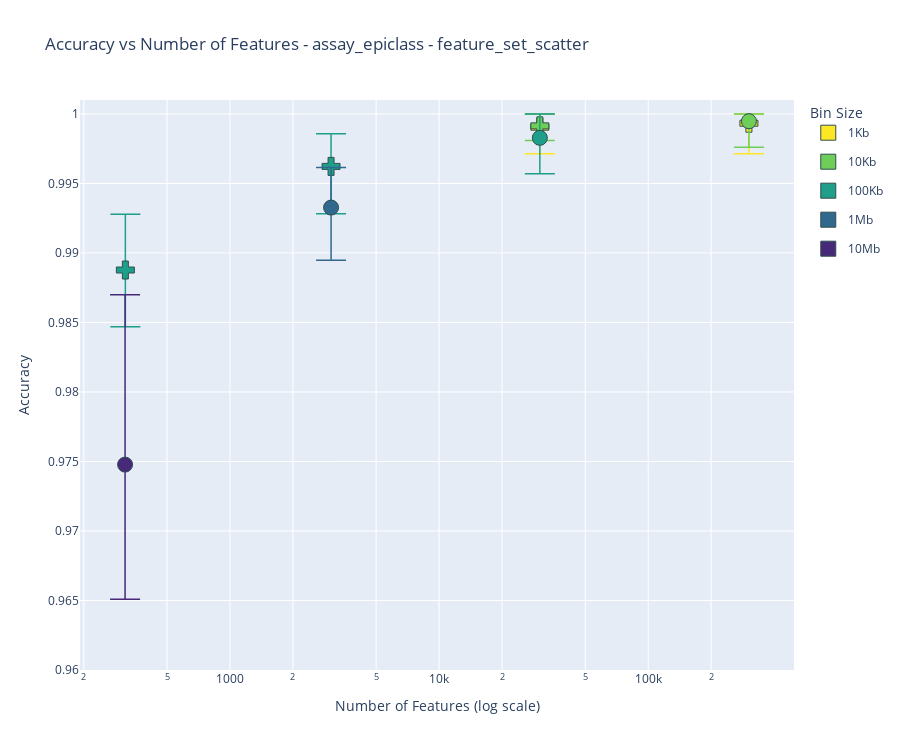
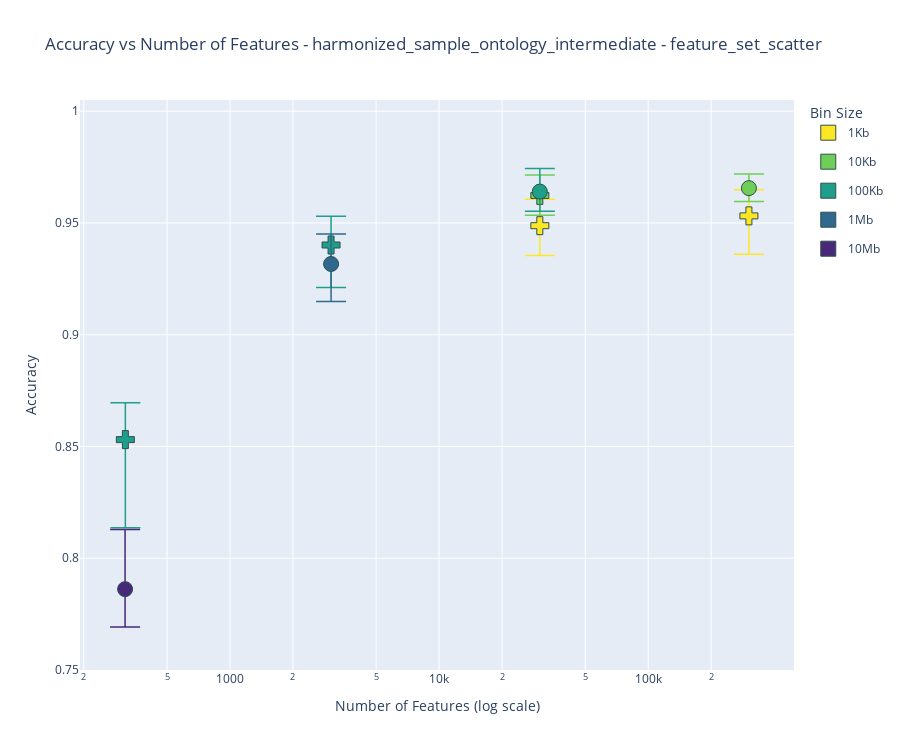
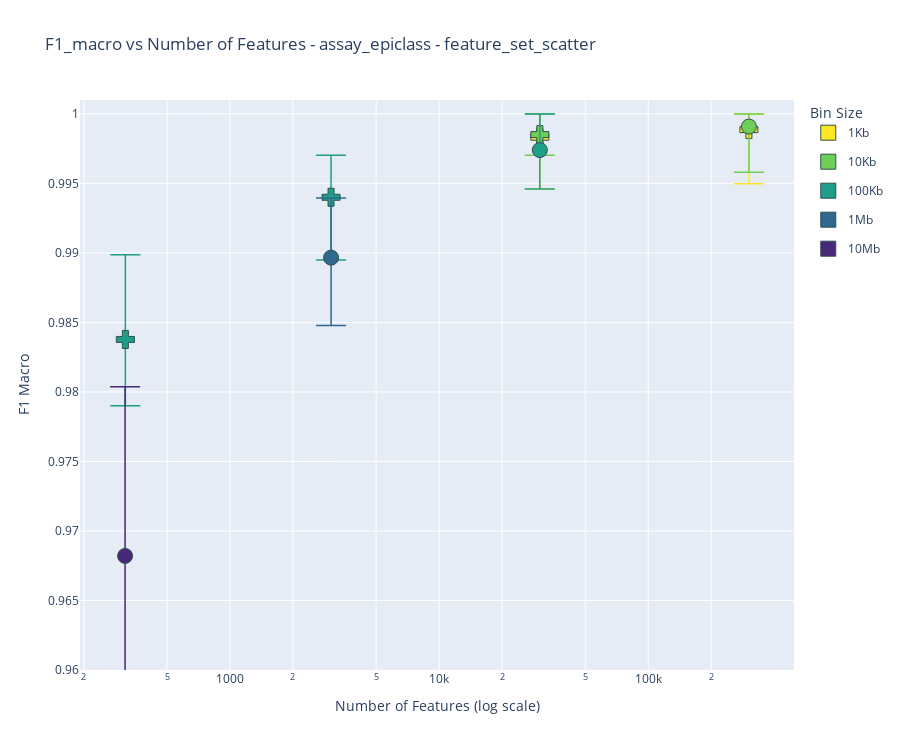
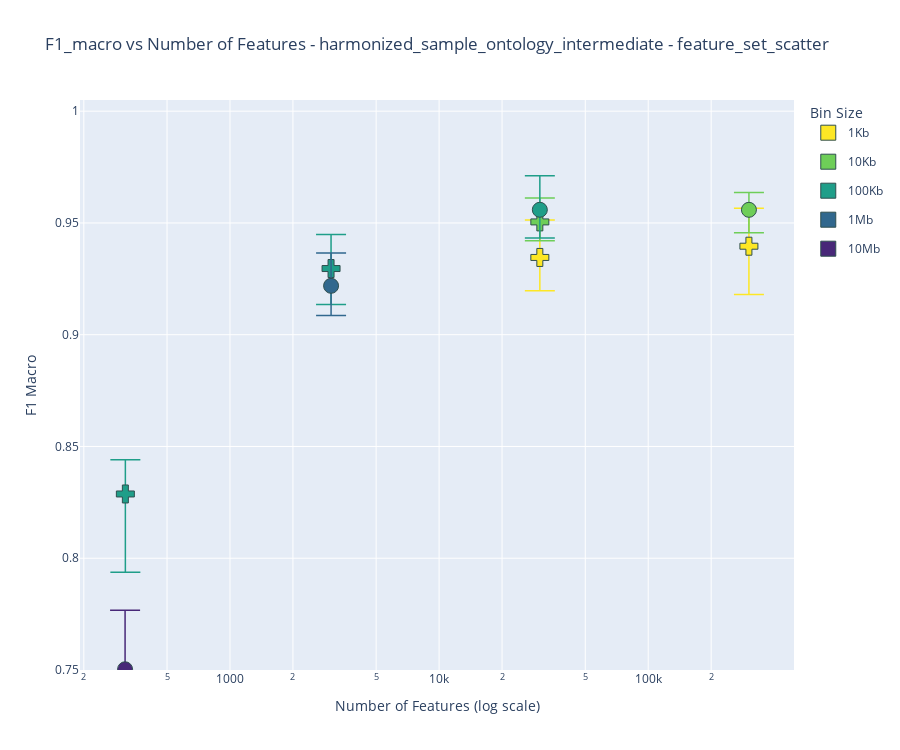

Notebook code cell kept with these figures, in order:
### Code cell
for metric in ["Accuracy", "F1_macro"]:
    graph_feature_set_scatter(
        all_metrics=metrics_fig1c,  # type: ignore
        input_sizes=input_sizes,
        metric_to_plot=metric,
        name="feature_set_scatter",
        # logdir=logdir,
    )

### Figure 1 — Plotly figure (JSON) as saved in the notebook; plotly's stock layout.template omitted (floating-point values rounded to 4 significant figures)
{"data": [{"customdata": [[0.9971, 1, 1000], [0.9971, 1, 1000]], "error_y": {"array": [0.0009558, 0.00067], "arrayminus": [0.001915, 0.002201], "color": "#fde725", "symmetric": false, "thickness": 1.5, "type": "data", "visible": true, "width": 15}, "hovertemplate": "<b>%{text}</b><br><br>Num Features: %{x:,.0f}<br>Accuracy: %{y:.4f}<br>Bin Size: %{customdata[2]:,.0f} bp<br>Accuracy Range (10-fold): %{customdata[0]:.4f} - %{customdata[1]:.4f}<extra></extra>", "legendgroup": "1Kb", "marker": {"color": "#fde725", "line": {"color": "DarkSlateGrey", "width": 1}, "size": 15, "symbol": ["cross", "cross"]}, "mode": "markers", "name": "1Kb", "showlegend": false, "text": ["1kb_random_n30321", "1kb_random_n303114"], "type": "scatter", "x": [30321, 303112], "y": [0.999, 0.9993]}, {"customdata": [[0.9981, 1, 10000], [0.9976, 1, 10000]], "error_y": {"array": [0.0008603, 0.0005264], "arrayminus": [0.001054, 0.001866], "color": "#6ece58", "symmetric": false, "thickness": 1.5, "type": "data", "visible": true, "width": 15}, "hovertemplate": "<b>%{text}</b><br><br>Num Features: %{x:,.0f}<br>Accuracy: %{y:.4f}<br>Bin Size: %{customdata[2]:,.0f} bp<br>Accuracy Range (10-fold): %{customdata[0]:.4f} - %{customdata[1]:.4f}<extra></extra>", "legendgroup": "10Kb", "marker": {"color": "#6ece58", "line": {"color": "DarkSlateGrey", "width": 1}, "size": 15, "symbol": ["cross", "circle"]}, "mode": "markers", "name": "10Kb", "showlegend": false, "text": ["10kb_random_n30321", "10kb_all"], "type": "scatter", "x": [30320, 303114], "y": [0.9991, 0.9995]}, {"customdata": [[0.9847, 0.9928, 100000], [0.9928, 0.9986, 100000], [0.9957, 1, 100000]], "error_y": {"array": [0.004005, 0.002339, 0.001722], "arrayminus": [0.004074, 0.003402, 0.002584], "color": "#1f9e89", "symmetric": false, "thickness": 1.5, "type": "data", "visible": true, "width": 15}, "hovertemplate": "<b>%{text}</b><br><br>Num Features: %{x:,.0f}<br>Accuracy: %{y:.4f}<br>Bin Size: %{customdata[2]:,.0f} bp<br>Accuracy Range (10-fold): %{customdata[0]:.4f} - %{customdata[1]:.4f}<extra></extra>", "legendgroup": "100Kb", "marker": {"color": "#1f9e89", "line": {"color": "DarkSlateGrey", "width": 1}, "size": 15, "symbol": ["cross", "cross", "circle"]}, "mode": "markers", "name": "100Kb", "showlegend": false, "text": ["100kb_random_n316", "100kb_random_n3044", "100kb_all"], "type": "scatter", "x": [316, 3043, 30321], "y": [0.9888, 0.9962, 0.9983]}, {"customdata": [[0.9895, 0.9961, 1000000]], "error_y": {"array": [0.002885], "arrayminus": [0.003788], "color": "#31688e", "symmetric": false, "thickness": 1.5, "type": "data", "visible": true, "width": 15}, "hovertemplate": "<b>%{text}</b><br><br>Num Features: %{x:,.0f}<br>Accuracy: %{y:.4f}<br>Bin Size: %{customdata[2]:,.0f} bp<br>Accuracy Range (10-fold): %{customdata[0]:.4f} - %{customdata[1]:.4f}<extra></extra>", "legendgroup": "1Mb", "marker": {"color": "#31688e", "line": {"color": "DarkSlateGrey", "width": 1}, "size": 15, "symbol": ["circle"]}, "mode": "markers", "name": "1Mb", "showlegend": false, "text": ["1mb_all"], "type": "scatter", "x": [3044], "y": [0.9933]}, {"customdata": [[0.9651, 0.987, 10000000]], "error_y": {"array": [0.01222], "arrayminus": [0.009685], "color": "#482878", "symmetric": false, "thickness": 1.5, "type": "data", "visible": true, "width": 15}, "hovertemplate": "<b>%{text}</b><br><br>Num Features: %{x:,.0f}<br>Accuracy: %{y:.4f}<br>Bin Size: %{customdata[2]:,.0f} bp<br>Accuracy Range (10-fold): %{customdata[0]:.4f} - %{customdata[1]:.4f}<extra></extra>", "legendgroup": "10Mb", "marker": {"color": "#482878", "line": {"color": "DarkSlateGrey", "width": 1}, "size": 15, "symbol": ["circle"]}, "mode": "markers", "name": "10Mb", "showlegend": false, "text": ["10mb_all_1mb_coord"], "type": "scatter", "x": [315], "y": [0.9748]}, {"legendgroup": "1Kb", "marker": {"color": "#fde725", "line": {"color": "DarkSlateGrey", "width": 1}, "size": 15, "symbol": "square"}, "mode": "markers", "name": "1Kb", "showlegend": true, "type": "scatter", "x": [null], "y": [null]}, {"legendgroup": "10Kb", "marker": {"color": "#6ece58", "line": {"color": "DarkSlateGrey", "width": 1}, "size": 15, "symbol": "square"}, "mode": "markers", "name": "10Kb", "showlegend": true, "type": "scatter", "x": [null], "y": [null]}, {"legendgroup": "100Kb", "marker": {"color": "#1f9e89", "line": {"color": "DarkSlateGrey", "width": 1}, "size": 15, "symbol": "square"}, "mode": "markers", "name": "100Kb", "showlegend": true, "type": "scatter", "x": [null], "y": [null]}, {"legendgroup": "1Mb", "marker": {"color": "#31688e", "line": {"color": "DarkSlateGrey", "width": 1}, "size": 15, "symbol": "square"}, "mode": "markers", "name": "1Mb", "showlegend": true, "type": "scatter", "x": [null], "y": [null]}, {"legendgroup": "10Mb", "marker": {"color": "#482878", "line": {"color": "DarkSlateGrey", "width": 1}, "size": 15, "symbol": "square"}, "mode": "markers", "name": "10Mb", "showlegend": true, "type": "scatter", "x": [null], "y": [null]}], "layout": {"height": 750, "hovermode": "closest", "legend": {"title": {"text": "Bin Size"}}, "title": {"text": "Accuracy vs Number of Features - assay_epiclass - feature_set_scatter"}, "width": 900, "xaxis": {"title": {"text": "Number of Features (log scale)"}, "type": "log"}, "yaxis": {"range": [0.96, 1.001], "title": {"text": "Accuracy"}, "type": "linear"}}}

### Figure 2 — Plotly figure (JSON) as saved in the notebook; plotly's stock layout.template omitted (floating-point values rounded to 4 significant figures)
{"data": [{"customdata": [[0.9354, 0.9606, 1000], [0.936, 0.9648, 1000]], "error_y": {"array": [0.01179, 0.01165], "arrayminus": [0.01336, 0.01714], "color": "#fde725", "symmetric": false, "thickness": 1.5, "type": "data", "visible": true, "width": 15}, "hovertemplate": "<b>%{text}</b><br><br>Num Features: %{x:,.0f}<br>Accuracy: %{y:.4f}<br>Bin Size: %{customdata[2]:,.0f} bp<br>Accuracy Range (10-fold): %{customdata[0]:.4f} - %{customdata[1]:.4f}<extra></extra>", "legendgroup": "1Kb", "marker": {"color": "#fde725", "line": {"color": "DarkSlateGrey", "width": 1}, "size": 15, "symbol": ["cross", "cross"]}, "mode": "markers", "name": "1Kb", "showlegend": false, "text": ["1kb_random_n30321", "1kb_random_n303114"], "type": "scatter", "x": [30321, 303112], "y": [0.9488, 0.9532]}, {"customdata": [[0.9534, 0.9715, 10000], [0.9596, 0.9719, 10000]], "error_y": {"array": [0.009173, 0.006366], "arrayminus": [0.008892, 0.005941], "color": "#6ece58", "symmetric": false, "thickness": 1.5, "type": "data", "visible": true, "width": 15}, "hovertemplate": "<b>%{text}</b><br><br>Num Features: %{x:,.0f}<br>Accuracy: %{y:.4f}<br>Bin Size: %{customdata[2]:,.0f} bp<br>Accuracy Range (10-fold): %{customdata[0]:.4f} - %{customdata[1]:.4f}<extra></extra>", "legendgroup": "10Kb", "marker": {"color": "#6ece58", "line": {"color": "DarkSlateGrey", "width": 1}, "size": 15, "symbol": ["cross", "circle"]}, "mode": "markers", "name": "10Kb", "showlegend": false, "text": ["10kb_random_n30321", "10kb_all"], "type": "scatter", "x": [30320, 303114], "y": [0.9623, 0.9656]}, {"customdata": [[0.8137, 0.8695, 100000], [0.9211, 0.953, 100000], [0.9552, 0.9744, 100000]], "error_y": {"array": [0.01647, 0.01289, 0.01035], "arrayminus": [0.03941, 0.01901, 0.00885], "color": "#1f9e89", "symmetric": false, "thickness": 1.5, "type": "data", "visible": true, "width": 15}, "hovertemplate": "<b>%{text}</b><br><br>Num Features: %{x:,.0f}<br>Accuracy: %{y:.4f}<br>Bin Size: %{customdata[2]:,.0f} bp<br>Accuracy Range (10-fold): %{customdata[0]:.4f} - %{customdata[1]:.4f}<extra></extra>", "legendgroup": "100Kb", "marker": {"color": "#1f9e89", "line": {"color": "DarkSlateGrey", "width": 1}, "size": 15, "symbol": ["cross", "cross", "circle"]}, "mode": "markers", "name": "100Kb", "showlegend": false, "text": ["100kb_random_n316", "100kb_random_n3044", "100kb_all"], "type": "scatter", "x": [316, 3043, 30321], "y": [0.8531, 0.9401, 0.964]}, {"customdata": [[0.9149, 0.9451, 1000000]], "error_y": {"array": [0.01344], "arrayminus": [0.01674], "color": "#31688e", "symmetric": false, "thickness": 1.5, "type": "data", "visible": true, "width": 15}, "hovertemplate": "<b>%{text}</b><br><br>Num Features: %{x:,.0f}<br>Accuracy: %{y:.4f}<br>Bin Size: %{customdata[2]:,.0f} bp<br>Accuracy Range (10-fold): %{customdata[0]:.4f} - %{customdata[1]:.4f}<extra></extra>", "legendgroup": "1Mb", "marker": {"color": "#31688e", "line": {"color": "DarkSlateGrey", "width": 1}, "size": 15, "symbol": ["circle"]}, "mode": "markers", "name": "1Mb", "showlegend": false, "text": ["1mb_all"], "type": "scatter", "x": [3044], "y": [0.9316]}, {"customdata": [[0.7692, 0.8129, 10000000]], "error_y": {"array": [0.0267], "arrayminus": [0.01695], "color": "#482878", "symmetric": false, "thickness": 1.5, "type": "data", "visible": true, "width": 15}, "hovertemplate": "<b>%{text}</b><br><br>Num Features: %{x:,.0f}<br>Accuracy: %{y:.4f}<br>Bin Size: %{customdata[2]:,.0f} bp<br>Accuracy Range (10-fold): %{customdata[0]:.4f} - %{customdata[1]:.4f}<extra></extra>", "legendgroup": "10Mb", "marker": {"color": "#482878", "line": {"color": "DarkSlateGrey", "width": 1}, "size": 15, "symbol": ["circle"]}, "mode": "markers", "name": "10Mb", "showlegend": false, "text": ["10mb_all_1mb_coord"], "type": "scatter", "x": [315], "y": [0.7862]}, {"legendgroup": "1Kb", "marker": {"color": "#fde725", "line": {"color": "DarkSlateGrey", "width": 1}, "size": 15, "symbol": "square"}, "mode": "markers", "name": "1Kb", "showlegend": true, "type": "scatter", "x": [null], "y": [null]}, {"legendgroup": "10Kb", "marker": {"color": "#6ece58", "line": {"color": "DarkSlateGrey", "width": 1}, "size": 15, "symbol": "square"}, "mode": "markers", "name": "10Kb", "showlegend": true, "type": "scatter", "x": [null], "y": [null]}, {"legendgroup": "100Kb", "marker": {"color": "#1f9e89", "line": {"color": "DarkSlateGrey", "width": 1}, "size": 15, "symbol": "square"}, "mode": "markers", "name": "100Kb", "showlegend": true, "type": "scatter", "x": [null], "y": [null]}, {"legendgroup": "1Mb", "marker": {"color": "#31688e", "line": {"color": "DarkSlateGrey", "width": 1}, "size": 15, "symbol": "square"}, "mode": "markers", "name": "1Mb", "showlegend": true, "type": "scatter", "x": [null], "y": [null]}, {"legendgroup": "10Mb", "marker": {"color": "#482878", "line": {"color": "DarkSlateGrey", "width": 1}, "size": 15, "symbol": "square"}, "mode": "markers", "name": "10Mb", "showlegend": true, "type": "scatter", "x": [null], "y": [null]}], "layout": {"height": 750, "hovermode": "closest", "legend": {"title": {"text": "Bin Size"}}, "title": {"text": "Accuracy vs Number of Features - harmonized_sample_ontology_intermediate - feature_set_scatter"}, "width": 900, "xaxis": {"title": {"text": "Number of Features (log scale)"}, "type": "log"}, "yaxis": {"range": [0.75, 1.005], "title": {"text": "Accuracy"}, "type": "linear"}}}

### Figure 3 — Plotly figure (JSON) as saved in the notebook; plotly's stock layout.template omitted (floating-point values rounded to 4 significant figures)
{"data": [{"customdata": [[0.9946, 1, 1000], [0.995, 1, 1000]], "error_y": {"array": [0.001678, 0.001129], "arrayminus": [0.003729, 0.003902], "color": "#fde725", "symmetric": false, "thickness": 1.5, "type": "data", "visible": true, "width": 15}, "hovertemplate": "<b>%{text}</b><br><br>Num Features: %{x:,.0f}<br>F1_macro: %{y:.4f}<br>Bin Size: %{customdata[2]:,.0f} bp<br>F1_macro Range (10-fold): %{customdata[0]:.4f} - %{customdata[1]:.4f}<extra></extra>", "legendgroup": "1Kb", "marker": {"color": "#fde725", "line": {"color": "DarkSlateGrey", "width": 1}, "size": 15, "symbol": ["cross", "cross"]}, "mode": "markers", "name": "1Kb", "showlegend": false, "text": ["1kb_random_n30321", "1kb_random_n303114"], "type": "scatter", "x": [30321, 303112], "y": [0.9983, 0.9989]}, {"customdata": [[0.997, 1, 10000], [0.9958, 1, 10000]], "error_y": {"array": [0.001486, 0.0009094], "arrayminus": [0.001495, 0.003287], "color": "#6ece58", "symmetric": false, "thickness": 1.5, "type": "data", "visible": true, "width": 15}, "hovertemplate": "<b>%{text}</b><br><br>Num Features: %{x:,.0f}<br>F1_macro: %{y:.4f}<br>Bin Size: %{customdata[2]:,.0f} bp<br>F1_macro Range (10-fold): %{customdata[0]:.4f} - %{customdata[1]:.4f}<extra></extra>", "legendgroup": "10Kb", "marker": {"color": "#6ece58", "line": {"color": "DarkSlateGrey", "width": 1}, "size": 15, "symbol": ["cross", "circle"]}, "mode": "markers", "name": "10Kb", "showlegend": false, "text": ["10kb_random_n30321", "10kb_all"], "type": "scatter", "x": [30320, 303114], "y": [0.9985, 0.9991]}, {"customdata": [[0.979, 0.9899, 100000], [0.9895, 0.997, 100000], [0.9946, 1, 100000]], "error_y": {"array": [0.006093, 0.003025, 0.002599], "arrayminus": [0.004769, 0.004509, 0.002806], "color": "#1f9e89", "symmetric": false, "thickness": 1.5, "type": "data", "visible": true, "width": 15}, "hovertemplate": "<b>%{text}</b><br><br>Num Features: %{x:,.0f}<br>F1_macro: %{y:.4f}<br>Bin Size: %{customdata[2]:,.0f} bp<br>F1_macro Range (10-fold): %{customdata[0]:.4f} - %{customdata[1]:.4f}<extra></extra>", "legendgroup": "100Kb", "marker": {"color": "#1f9e89", "line": {"color": "DarkSlateGrey", "width": 1}, "size": 15, "symbol": ["cross", "cross", "circle"]}, "mode": "markers", "name": "100Kb", "showlegend": false, "text": ["100kb_random_n316", "100kb_random_n3044", "100kb_all"], "type": "scatter", "x": [316, 3043, 30321], "y": [0.9838, 0.994, 0.9974]}, {"customdata": [[0.9848, 0.9939, 1000000]], "error_y": {"array": [0.004289], "arrayminus": [0.004888], "color": "#31688e", "symmetric": false, "thickness": 1.5, "type": "data", "visible": true, "width": 15}, "hovertemplate": "<b>%{text}</b><br><br>Num Features: %{x:,.0f}<br>F1_macro: %{y:.4f}<br>Bin Size: %{customdata[2]:,.0f} bp<br>F1_macro Range (10-fold): %{customdata[0]:.4f} - %{customdata[1]:.4f}<extra></extra>", "legendgroup": "1Mb", "marker": {"color": "#31688e", "line": {"color": "DarkSlateGrey", "width": 1}, "size": 15, "symbol": ["circle"]}, "mode": "markers", "name": "1Mb", "showlegend": false, "text": ["1mb_all"], "type": "scatter", "x": [3044], "y": [0.9897]}, {"customdata": [[0.9569, 0.9804, 10000000]], "error_y": {"array": [0.01216], "arrayminus": [0.01131], "color": "#482878", "symmetric": false, "thickness": 1.5, "type": "data", "visible": true, "width": 15}, "hovertemplate": "<b>%{text}</b><br><br>Num Features: %{x:,.0f}<br>F1_macro: %{y:.4f}<br>Bin Size: %{customdata[2]:,.0f} bp<br>F1_macro Range (10-fold): %{customdata[0]:.4f} - %{customdata[1]:.4f}<extra></extra>", "legendgroup": "10Mb", "marker": {"color": "#482878", "line": {"color": "DarkSlateGrey", "width": 1}, "size": 15, "symbol": ["circle"]}, "mode": "markers", "name": "10Mb", "showlegend": false, "text": ["10mb_all_1mb_coord"], "type": "scatter", "x": [315], "y": [0.9682]}, {"legendgroup": "1Kb", "marker": {"color": "#fde725", "line": {"color": "DarkSlateGrey", "width": 1}, "size": 15, "symbol": "square"}, "mode": "markers", "name": "1Kb", "showlegend": true, "type": "scatter", "x": [null], "y": [null]}, {"legendgroup": "10Kb", "marker": {"color": "#6ece58", "line": {"color": "DarkSlateGrey", "width": 1}, "size": 15, "symbol": "square"}, "mode": "markers", "name": "10Kb", "showlegend": true, "type": "scatter", "x": [null], "y": [null]}, {"legendgroup": "100Kb", "marker": {"color": "#1f9e89", "line": {"color": "DarkSlateGrey", "width": 1}, "size": 15, "symbol": "square"}, "mode": "markers", "name": "100Kb", "showlegend": true, "type": "scatter", "x": [null], "y": [null]}, {"legendgroup": "1Mb", "marker": {"color": "#31688e", "line": {"color": "DarkSlateGrey", "width": 1}, "size": 15, "symbol": "square"}, "mode": "markers", "name": "1Mb", "showlegend": true, "type": "scatter", "x": [null], "y": [null]}, {"legendgroup": "10Mb", "marker": {"color": "#482878", "line": {"color": "DarkSlateGrey", "width": 1}, "size": 15, "symbol": "square"}, "mode": "markers", "name": "10Mb", "showlegend": true, "type": "scatter", "x": [null], "y": [null]}], "layout": {"height": 750, "hovermode": "closest", "legend": {"title": {"text": "Bin Size"}}, "title": {"text": "F1_macro vs Number of Features - assay_epiclass - feature_set_scatter"}, "width": 900, "xaxis": {"title": {"text": "Number of Features (log scale)"}, "type": "log"}, "yaxis": {"range": [0.96, 1.001], "title": {"text": "F1 Macro"}, "type": "linear"}}}

### Figure 4 — Plotly figure (JSON) as saved in the notebook; plotly's stock layout.template omitted (floating-point values rounded to 4 significant figures)
{"data": [{"customdata": [[0.9197, 0.9514, 1000], [0.918, 0.9566, 1000]], "error_y": {"array": [0.01679, 0.01703], "arrayminus": [0.01488, 0.02159], "color": "#fde725", "symmetric": false, "thickness": 1.5, "type": "data", "visible": true, "width": 15}, "hovertemplate": "<b>%{text}</b><br><br>Num Features: %{x:,.0f}<br>F1_macro: %{y:.4f}<br>Bin Size: %{customdata[2]:,.0f} bp<br>F1_macro Range (10-fold): %{customdata[0]:.4f} - %{customdata[1]:.4f}<extra></extra>", "legendgroup": "1Kb", "marker": {"color": "#fde725", "line": {"color": "DarkSlateGrey", "width": 1}, "size": 15, "symbol": ["cross", "cross"]}, "mode": "markers", "name": "1Kb", "showlegend": false, "text": ["1kb_random_n30321", "1kb_random_n303114"], "type": "scatter", "x": [30321, 303112], "y": [0.9346, 0.9396]}, {"customdata": [[0.9421, 0.9611, 10000], [0.9457, 0.9636, 10000]], "error_y": {"array": [0.01067, 0.007722], "arrayminus": [0.008403, 0.01021], "color": "#6ece58", "symmetric": false, "thickness": 1.5, "type": "data", "visible": true, "width": 15}, "hovertemplate": "<b>%{text}</b><br><br>Num Features: %{x:,.0f}<br>F1_macro: %{y:.4f}<br>Bin Size: %{customdata[2]:,.0f} bp<br>F1_macro Range (10-fold): %{customdata[0]:.4f} - %{customdata[1]:.4f}<extra></extra>", "legendgroup": "10Kb", "marker": {"color": "#6ece58", "line": {"color": "DarkSlateGrey", "width": 1}, "size": 15, "symbol": ["cross", "circle"]}, "mode": "markers", "name": "10Kb", "showlegend": false, "text": ["10kb_random_n30321", "10kb_all"], "type": "scatter", "x": [30320, 303114], "y": [0.9505, 0.9559]}, {"customdata": [[0.7937, 0.8441, 100000], [0.9135, 0.9448, 100000], [0.9433, 0.9711, 100000]], "error_y": {"array": [0.01533, 0.0152, 0.0152], "arrayminus": [0.03503, 0.0161, 0.01257], "color": "#1f9e89", "symmetric": false, "thickness": 1.5, "type": "data", "visible": true, "width": 15}, "hovertemplate": "<b>%{text}</b><br><br>Num Features: %{x:,.0f}<br>F1_macro: %{y:.4f}<br>Bin Size: %{customdata[2]:,.0f} bp<br>F1_macro Range (10-fold): %{customdata[0]:.4f} - %{customdata[1]:.4f}<extra></extra>", "legendgroup": "100Kb", "marker": {"color": "#1f9e89", "line": {"color": "DarkSlateGrey", "width": 1}, "size": 15, "symbol": ["cross", "cross", "circle"]}, "mode": "markers", "name": "100Kb", "showlegend": false, "text": ["100kb_random_n316", "100kb_random_n3044", "100kb_all"], "type": "scatter", "x": [316, 3043, 30321], "y": [0.8287, 0.9296, 0.9559]}, {"customdata": [[0.9086, 0.9366, 1000000]], "error_y": {"array": [0.01471], "arrayminus": [0.01331], "color": "#31688e", "symmetric": false, "thickness": 1.5, "type": "data", "visible": true, "width": 15}, "hovertemplate": "<b>%{text}</b><br><br>Num Features: %{x:,.0f}<br>F1_macro: %{y:.4f}<br>Bin Size: %{customdata[2]:,.0f} bp<br>F1_macro Range (10-fold): %{customdata[0]:.4f} - %{customdata[1]:.4f}<extra></extra>", "legendgroup": "1Mb", "marker": {"color": "#31688e", "line": {"color": "DarkSlateGrey", "width": 1}, "size": 15, "symbol": ["circle"]}, "mode": "markers", "name": "1Mb", "showlegend": false, "text": ["1mb_all"], "type": "scatter", "x": [3044], "y": [0.9219]}, {"customdata": [[0.7319, 0.7767, 10000000]], "error_y": {"array": [0.02637], "arrayminus": [0.01848], "color": "#482878", "symmetric": false, "thickness": 1.5, "type": "data", "visible": true, "width": 15}, "hovertemplate": "<b>%{text}</b><br><br>Num Features: %{x:,.0f}<br>F1_macro: %{y:.4f}<br>Bin Size: %{customdata[2]:,.0f} bp<br>F1_macro Range (10-fold): %{customdata[0]:.4f} - %{customdata[1]:.4f}<extra></extra>", "legendgroup": "10Mb", "marker": {"color": "#482878", "line": {"color": "DarkSlateGrey", "width": 1}, "size": 15, "symbol": ["circle"]}, "mode": "markers", "name": "10Mb", "showlegend": false, "text": ["10mb_all_1mb_coord"], "type": "scatter", "x": [315], "y": [0.7503]}, {"legendgroup": "1Kb", "marker": {"color": "#fde725", "line": {"color": "DarkSlateGrey", "width": 1}, "size": 15, "symbol": "square"}, "mode": "markers", "name": "1Kb", "showlegend": true, "type": "scatter", "x": [null], "y": [null]}, {"legendgroup": "10Kb", "marker": {"color": "#6ece58", "line": {"color": "DarkSlateGrey", "width": 1}, "size": 15, "symbol": "square"}, "mode": "markers", "name": "10Kb", "showlegend": true, "type": "scatter", "x": [null], "y": [null]}, {"legendgroup": "100Kb", "marker": {"color": "#1f9e89", "line": {"color": "DarkSlateGrey", "width": 1}, "size": 15, "symbol": "square"}, "mode": "markers", "name": "100Kb", "showlegend": true, "type": "scatter", "x": [null], "y": [null]}, {"legendgroup": "1Mb", "marker": {"color": "#31688e", "line": {"color": "DarkSlateGrey", "width": 1}, "size": 15, "symbol": "square"}, "mode": "markers", "name": "1Mb", "showlegend": true, "type": "scatter", "x": [null], "y": [null]}, {"legendgroup": "10Mb", "marker": {"color": "#482878", "line": {"color": "DarkSlateGrey", "width": 1}, "size": 15, "symbol": "square"}, "mode": "markers", "name": "10Mb", "showlegend": true, "type": "scatter", "x": [null], "y": [null]}], "layout": {"height": 750, "hovermode": "closest", "legend": {"title": {"text": "Bin Size"}}, "title": {"text": "F1_macro vs Number of Features - harmonized_sample_ontology_intermediate - feature_set_scatter"}, "width": 900, "xaxis": {"title": {"text": "Number of Features (log scale)"}, "type": "log"}, "yaxis": {"range": [0.75, 1.005], "title": {"text": "F1 Macro"}, "type": "linear"}}}
